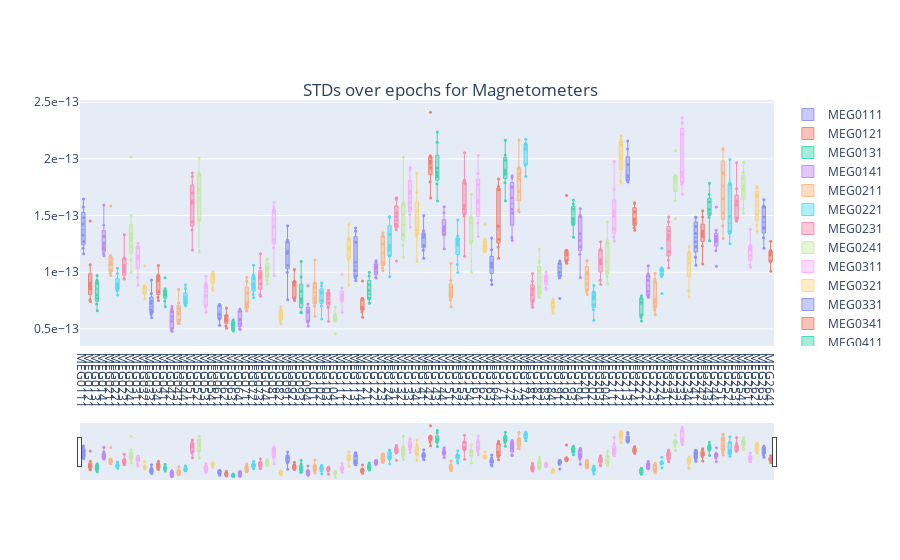

The code cell stored with this chart in its notebook:
### Code cell
fig_mags_std_epoch=boxplot_std_channel_epoch_hovering_plotly(df_mg=df_std_mags, tit='Magnetometers', sid='1')

### Figure 1 — Plotly figure (JSON) as saved in the notebook; plotly's stock layout.template omitted (floating-point values rounded to 4 significant figures)
{"data": [{"boxpoints": "all", "hovertemplate": "Epoch: %{text}<br>STD: %{y: .0f}", "line": {"width": 1}, "marker": {"size": 3}, "name": "MEG0111", "opacity": 0.7, "pointpos": 0, "text": [0, 1, 2, 3, 4, 5, 6, 7], "type": "box", "y": [1.325e-13, 1.163e-13, 1.271e-13, 1.577e-13, 1.646e-13, 1.426e-13, 1.211e-13, 1.48e-13]}, {"boxpoints": "all", "hovertemplate": "Epoch: %{text}<br>STD: %{y: .0f}", "line": {"width": 1}, "marker": {"size": 3}, "name": "MEG0121", "opacity": 0.7, "pointpos": 0, "text": [0, 1, 2, 3, 4, 5, 6, 7], "type": "box", "y": [8.536e-14, 9.043e-14, 7.563e-14, 1.451e-13, 8.87e-14, 7.408e-14, 8.787e-14, 1.067e-13]}, {"boxpoints": "all", "hovertemplate": "Epoch: %{text}<br>STD: %{y: .0f}", "line": {"width": 1}, "marker": {"size": 3}, "name": "MEG0131", "opacity": 0.7, "pointpos": 0, "text": [0, 1, 2, 3, 4, 5, 6, 7], "type": "box", "y": [7.684e-14, 7.207e-14, 7.998e-14, 9.715e-14, 9.027e-14, 6.609e-14, 9.048e-14, 9.299e-14]}, {"boxpoints": "all", "hovertemplate": "Epoch: %{text}<br>STD: %{y: .0f}", "line": {"width": 1}, "marker": {"size": 3}, "name": "MEG0141", "opacity": 0.7, "pointpos": 0, "text": [0, 1, 2, 3, 4, 5, 6, 7], "type": "box", "y": [1.203e-13, 1.166e-13, 1.146e-13, 1.593e-13, 1.256e-13, 1.317e-13, 1.214e-13, 1.417e-13]}, {"boxpoints": "all", "hovertemplate": "Epoch: %{text}<br>STD: %{y: .0f}", "line": {"width": 1}, "marker": {"size": 3}, "name": "MEG0211", "opacity": 0.7, "pointpos": 0, "text": [0, 1, 2, 3, 4, 5, 6, 7], "type": "box", "y": [1.068e-13, 9.906e-14, 1.13e-13, 9.713e-14, 1.015e-13, 1.147e-13, 1.088e-13, 1.585e-13]}, {"boxpoints": "all", "hovertemplate": "Epoch: %{text}<br>STD: %{y: .0f}", "line": {"width": 1}, "marker": {"size": 3}, "name": "MEG0221", "opacity": 0.7, "pointpos": 0, "text": [0, 1, 2, 3, 4, 5, 6, 7], "type": "box", "y": [8.878e-14, 8.584e-14, 8.981e-14, 7.983e-14, 8.372e-14, 1.036e-13, 8.635e-14, 9.883e-14]}, {"boxpoints": "all", "hovertemplate": "Epoch: %{text}<br>STD: %{y: .0f}", "line": {"width": 1}, "marker": {"size": 3}, "name": "MEG0231", "opacity": 0.7, "pointpos": 0, "text": [0, 1, 2, 3, 4, 5, 6, 7], "type": "box", "y": [1.126e-13, 9.422e-14, 1.004e-13, 9.406e-14, 1.061e-13, 1.027e-13, 1.118e-13, 1.33e-13]}, {"boxpoints": "all", "hovertemplate": "Epoch: %{text}<br>STD: %{y: .0f}", "line": {"width": 1}, "marker": {"size": 3}, "name": "MEG0241", "opacity": 0.7, "pointpos": 0, "text": [0, 1, 2, 3, 4, 5, 6, 7], "type": "box", "y": [1.5e-13, 9.996e-14, 1.11e-13, 1.226e-13, 1.307e-13, 1.28e-13, 1.339e-13, 2.018e-13]}, {"boxpoints": "all", "hovertemplate": "Epoch: %{text}<br>STD: %{y: .0f}", "line": {"width": 1}, "marker": {"size": 3}, "name": "MEG0311", "opacity": 0.7, "pointpos": 0, "text": [0, 1, 2, 3, 4, 5, 6, 7], "type": "box", "y": [1.116e-13, 8.864e-14, 1.141e-13, 1.126e-13, 1.216e-13, 1.256e-13, 9.542e-14, 1.232e-13]}, {"boxpoints": "all", "hovertemplate": "Epoch: %{text}<br>STD: %{y: .0f}", "line": {"width": 1}, "marker": {"size": 3}, "name": "MEG0321", "opacity": 0.7, "pointpos": 0, "text": [0, 1, 2, 3, 4, 5, 6, 7], "type": "box", "y": [8.184e-14, 7.652e-14, 8.605e-14, 8.831e-14, 8.096e-14, 1.054e-13, 8.73e-14, 8.595e-14]}, {"boxpoints": "all", "hovertemplate": "Epoch: %{text}<br>STD: %{y: .0f}", "line": {"width": 1}, "marker": {"size": 3}, "name": "MEG0331", "opacity": 0.7, "pointpos": 0, "text": [0, 1, 2, 3, 4, 5, 6, 7], "type": "box", "y": [6.688e-14, 6.301e-14, 6.003e-14, 7.491e-14, 6.496e-14, 8.133e-14, 7.262e-14, 9.319e-14]}, {"boxpoints": "all", "hovertemplate": "Epoch: %{text}<br>STD: %{y: .0f}", "line": {"width": 1}, "marker": {"size": 3}, "name": "MEG0341", "opacity": 0.7, "pointpos": 0, "text": [0, 1, 2, 3, 4, 5, 6, 7], "type": "box", "y": [8.301e-14, 7.77e-14, 9.759e-14, 9.451e-14, 7.501e-14, 1.06e-13, 9.261e-14, 9.672e-14]}, {"boxpoints": "all", "hovertemplate": "Epoch: %{text}<br>STD: %{y: .0f}", "line": {"width": 1}, "marker": {"size": 3}, "name": "MEG0411", "opacity": 0.7, "pointpos": 0, "text": [0, 1, 2, 3, 4, 5, 6, 7], "type": "box", "y": [8.193e-14, 8.327e-14, 7.451e-14, 8.005e-14, 6.957e-14, 9.523e-14, 7.964e-14, 8.539e-14]}, {"boxpoints": "all", "hovertemplate": "Epoch: %{text}<br>STD: %{y: .0f}", "line": {"width": 1}, "marker": {"size": 3}, "name": "MEG0421", "opacity": 0.7, "pointpos": 0, "text": [0, 1, 2, 3, 4, 5, 6, 7], "type": "box", "y": [5.681e-14, 4.899e-14, 5.056e-14, 6.778e-14, 4.785e-14, 6.493e-14, 6.061e-14, 6.977e-14]}, {"boxpoints": "all", "hovertemplate": "Epoch: %{text}<br>STD: %{y: .0f}", "line": {"width": 1}, "marker": {"size": 3}, "name": "MEG0431", "opacity": 0.7, "pointpos": 0, "text": [0, 1, 2, 3, 4, 5, 6, 7], "type": "box", "y": [7.286e-14, 5.475e-14, 5.782e-14, 6.326e-14, 5.487e-14, 6.806e-14, 6.783e-14, 8.497e-14]}, {"boxpoints": "all", "hovertemplate": "Epoch: %{text}<br>STD: %{y: .0f}", "line": {"width": 1}, "marker": {"size": 3}, "name": "MEG0441", "opacity": 0.7, "pointpos": 0, "text": [0, 1, 2, 3, 4, 5, 6, 7], "type": "box", "y": [7.332e-14, 8.558e-14, 7.14e-14, 7.277e-14, 7.769e-14, 7.549e-14, 7.051e-14, 8.895e-14]}, {"boxpoints": "all", "hovertemplate": "Epoch: %{text}<br>STD: %{y: .0f}", "line": {"width": 1}, "marker": {"size": 3}, "name": "MEG0511", "opacity": 0.7, "pointpos": 0, "text": [0, 1, 2, 3, 4, 5, 6, 7], "type": "box", "y": [1.373e-13, 1.196e-13, 1.876e-13, 1.697e-13, 1.609e-13, 1.631e-13, 1.444e-13, 1.844e-13]}, {"boxpoints": "all", "hovertemplate": "Epoch: %{text}<br>STD: %{y: .0f}", "line": {"width": 1}, "marker": {"size": 3}, "name": "MEG0521", "opacity": 0.7, "pointpos": 0, "text": [0, 1, 2, 3, 4, 5, 6, 7], "type": "box", "y": [1.458e-13, 1.179e-13, 2.008e-13, 1.858e-13, 1.656e-13, 1.728e-13, 1.456e-13, 1.876e-13]}, {"boxpoints": "all", "hovertemplate": "Epoch: %{text}<br>STD: %{y: .0f}", "line": {"width": 1}, "marker": {"size": 3}, "name": "MEG0531", "opacity": 0.7, "pointpos": 0, "text": [0, 1, 2, 3, 4, 5, 6, 7], "type": "box", "y": [7.929e-14, 6.971e-14, 9.648e-14, 8.785e-14, 9.018e-14, 7.073e-14, 6.476e-14, 8.676e-14]}, {"boxpoints": "all", "hovertemplate": "Epoch: %{text}<br>STD: %{y: .0f}", "line": {"width": 1}, "marker": {"size": 3}, "name": "MEG0541", "opacity": 0.7, "pointpos": 0, "text": [0, 1, 2, 3, 4, 5, 6, 7], "type": "box", "y": [1.001e-13, 8.405e-14, 9.955e-14, 9.46e-14, 9.76e-14, 8.578e-14, 9.782e-14, 9.875e-14]}, {"boxpoints": "all", "hovertemplate": "Epoch: %{text}<br>STD: %{y: .0f}", "line": {"width": 1}, "marker": {"size": 3}, "name": "MEG0611", "opacity": 0.7, "pointpos": 0, "text": [0, 1, 2, 3, 4, 5, 6, 7], "type": "box", "y": [5.958e-14, 5.326e-14, 5.88e-14, 7.046e-14, 7.131e-14, 6.265e-14, 7.153e-14, 6.289e-14]}, {"boxpoints": "all", "hovertemplate": "Epoch: %{text}<br>STD: %{y: .0f}", "line": {"width": 1}, "marker": {"size": 3}, "name": "MEG0621", "opacity": 0.7, "pointpos": 0, "text": [0, 1, 2, 3, 4, 5, 6, 7], "type": "box", "y": [5.748e-14, 5.056e-14, 6.203e-14, 6.047e-14, 6.209e-14, 6.844e-14, 5.261e-14, 5.788e-14]}, {"boxpoints": "all", "hovertemplate": "Epoch: %{text}<br>STD: %{y: .0f}", "line": {"width": 1}, "marker": {"size": 3}, "name": "MEG0631", "opacity": 0.7, "pointpos": 0, "text": [0, 1, 2, 3, 4, 5, 6, 7], "type": "box", "y": [4.82e-14, 5.72e-14, 5.533e-14, 4.925e-14, 5.123e-14, 5.403e-14, 5.816e-14, 4.922e-14]}, {"boxpoints": "all", "hovertemplate": "Epoch: %{text}<br>STD: %{y: .0f}", "line": {"width": 1}, "marker": {"size": 3}, "name": "MEG0641", "opacity": 0.7, "pointpos": 0, "text": [0, 1, 2, 3, 4, 5, 6, 7], "type": "box", "y": [4.957e-14, 5.425e-14, 5.754e-14, 6.58e-14, 6.6e-14, 5.002e-14, 5.854e-14, 6.764e-14]}, {"boxpoints": "all", "hovertemplate": "Epoch: %{text}<br>STD: %{y: .0f}", "line": {"width": 1}, "marker": {"size": 3}, "name": "MEG0711", "opacity": 0.7, "pointpos": 0, "text": [0, 1, 2, 3, 4, 5, 6, 7], "type": "box", "y": [7.312e-14, 6.61e-14, 8.188e-14, 6.992e-14, 6.603e-14, 7.021e-14, 9.565e-14, 9.202e-14]}, {"boxpoints": "all", "hovertemplate": "Epoch: %{text}<br>STD: %{y: .0f}", "line": {"width": 1}, "marker": {"size": 3}, "name": "MEG0721", "opacity": 0.7, "pointpos": 0, "text": [0, 1, 2, 3, 4, 5, 6, 7], "type": "box", "y": [7.745e-14, 8.985e-14, 8.031e-14, 8.639e-14, 8.808e-14, 9.762e-14, 1.061e-13, 9.447e-14]}, {"boxpoints": "all", "hovertemplate": "Epoch: %{text}<br>STD: %{y: .0f}", "line": {"width": 1}, "marker": {"size": 3}, "name": "MEG0731", "opacity": 0.7, "pointpos": 0, "text": [0, 1, 2, 3, 4, 5, 6, 7], "type": "box", "y": [8.007e-14, 7.884e-14, 9.638e-14, 1.037e-13, 8.99e-14, 9.466e-14, 1.163e-13, 9.886e-14]}, {"boxpoints": "all", "hovertemplate": "Epoch: %{text}<br>STD: %{y: .0f}", "line": {"width": 1}, "marker": {"size": 3}, "name": "MEG0741", "opacity": 0.7, "pointpos": 0, "text": [0, 1, 2, 3, 4, 5, 6, 7], "type": "box", "y": [8.959e-14, 1.009e-13, 1.038e-13, 9.741e-14, 1.043e-13, 9.289e-14, 1.119e-13, 1.115e-13]}, {"boxpoints": "all", "hovertemplate": "Epoch: %{text}<br>STD: %{y: .0f}", "line": {"width": 1}, "marker": {"size": 3}, "name": "MEG0811", "opacity": 0.7, "pointpos": 0, "text": [0, 1, 2, 3, 4, 5, 6, 7], "type": "box", "y": [1.282e-13, 9.707e-14, 1.572e-13, 1.536e-13, 1.403e-13, 1.526e-13, 1.216e-13, 1.615e-13]}, {"boxpoints": "all", "hovertemplate": "Epoch: %{text}<br>STD: %{y: .0f}", "line": {"width": 1}, "marker": {"size": 3}, "name": "MEG0821", "opacity": 0.7, "pointpos": 0, "text": [0, 1, 2, 3, 4, 5, 6, 7], "type": "box", "y": [6.567e-14, 5.484e-14, 6.276e-14, 6.702e-14, 6.059e-14, 5.947e-14, 5.682e-14, 6.946e-14]}, {"boxpoints": "all", "hovertemplate": "Epoch: %{text}<br>STD: %{y: .0f}", "line": {"width": 1}, "marker": {"size": 3}, "name": "MEG0911", "opacity": 0.7, "pointpos": 0, "text": [0, 1, 2, 3, 4, 5, 6, 7], "type": "box", "y": [1.061e-13, 7.571e-14, 1.264e-13, 1.285e-13, 1.166e-13, 1.184e-13, 1.001e-13, 1.411e-13]}, {"boxpoints": "all", "hovertemplate": "Epoch: %{text}<br>STD: %{y: .0f}", "line": {"width": 1}, "marker": {"size": 3}, "name": "MEG0921", "opacity": 0.7, "pointpos": 0, "text": [0, 1, 2, 3, 4, 5, 6, 7], "type": "box", "y": [7.73e-14, 7.502e-14, 7.685e-14, 9.16e-14, 9.206e-14, 8.842e-14, 9.097e-14, 1.024e-13]}, {"boxpoints": "all", "hovertemplate": "Epoch: %{text}<br>STD: %{y: .0f}", "line": {"width": 1}, "marker": {"size": 3}, "name": "MEG0931", "opacity": 0.7, "pointpos": 0, "text": [0, 1, 2, 3, 4, 5, 6, 7], "type": "box", "y": [8.291e-14, 6.44e-14, 9.589e-14, 7.688e-14, 7.501e-14, 6.455e-14, 7.322e-14, 1.097e-13]}, {"boxpoints": "all", "hovertemplate": "Epoch: %{text}<br>STD: %{y: .0f}", "line": {"width": 1}, "marker": {"size": 3}, "name": "MEG0941", "opacity": 0.7, "pointpos": 0, "text": [0, 1, 2, 3, 4, 5, 6, 7], "type": "box", "y": [6.465e-14, 5.254e-14, 6.639e-14, 7.192e-14, 5.641e-14, 6.523e-14, 5.682e-14, 8.806e-14]}, {"boxpoints": "all", "hovertemplate": "Epoch: %{text}<br>STD: %{y: .0f}", "line": {"width": 1}, "marker": {"size": 3}, "name": "MEG1011", "opacity": 0.7, "pointpos": 0, "text": [0, 1, 2, 3, 4, 5, 6, 7], "type": "box", "y": [7.425e-14, 6.123e-14, 7.019e-14, 1.109e-13, 7.724e-14, 9.018e-14, 8.684e-14, 9.065e-14]}, {"boxpoints": "all", "hovertemplate": "Epoch: %{text}<br>STD: %{y: .0f}", "line": {"width": 1}, "marker": {"size": 3}, "name": "MEG1021", "opacity": 0.7, "pointpos": 0, "text": [0, 1, 2, 3, 4, 5, 6, 7], "type": "box", "y": [7.492e-14, 5.879e-14, 8.172e-14, 8.797e-14, 7.013e-14, 9.079e-14, 8.187e-14, 8.266e-14]}, {"boxpoints": "all", "hovertemplate": "Epoch: %{text}<br>STD: %{y: .0f}", "line": {"width": 1}, "marker": {"size": 3}, "name": "MEG1031", "opacity": 0.7, "pointpos": 0, "text": [0, 1, 2, 3, 4, 5, 6, 7], "type": "box", "y": [8.011e-14, 5.68e-14, 7.635e-14, 8.382e-14, 7.275e-14, 8.383e-14, 6.903e-14, 8.092e-14]}, {"boxpoints": "all", "hovertemplate": "Epoch: %{text}<br>STD: %{y: .0f}", "line": {"width": 1}, "marker": {"size": 3}, "name": "MEG1041", "opacity": 0.7, "pointpos": 0, "text": [0, 1, 2, 3, 4, 5, 6, 7], "type": "box", "y": [6.256e-14, 5.853e-14, 4.576e-14, 6.272e-14, 5.893e-14, 5.843e-14, 5.699e-14, 6.921e-14]}, {"boxpoints": "all", "hovertemplate": "Epoch: %{text}<br>STD: %{y: .0f}", "line": {"width": 1}, "marker": {"size": 3}, "name": "MEG1111", "opacity": 0.7, "pointpos": 0, "text": [0, 1, 2, 3, 4, 5, 6, 7], "type": "box", "y": [8.617e-14, 6.474e-14, 8.017e-14, 9.819e-14, 7.548e-14, 7.527e-14, 7.462e-14, 7.773e-14]}, {"boxpoints": "all", "hovertemplate": "Epoch: %{text}<br>STD: %{y: .0f}", "line": {"width": 1}, "marker": {"size": 3}, "name": "MEG1121", "opacity": 0.7, "pointpos": 0, "text": [0, 1, 2, 3, 4, 5, 6, 7], "type": "box", "y": [1.219e-13, 8.866e-14, 1.303e-13, 1.422e-13, 1.198e-13, 1.112e-13, 1.131e-13, 1.286e-13]}, {"boxpoints": "all", "hovertemplate": "Epoch: %{text}<br>STD: %{y: .0f}", "line": {"width": 1}, "marker": {"size": 3}, "name": "MEG1131", "opacity": 0.7, "pointpos": 0, "text": [0, 1, 2, 3, 4, 5, 6, 7], "type": "box", "y": [1.016e-13, 9.273e-14, 1.264e-13, 1.391e-13, 1.087e-13, 9.688e-14, 9.512e-14, 1.363e-13]}, {"boxpoints": "all", "hovertemplate": "Epoch: %{text}<br>STD: %{y: .0f}", "line": {"width": 1}, "marker": {"size": 3}, "name": "MEG1141", "opacity": 0.7, "pointpos": 0, "text": [0, 1, 2, 3, 4, 5, 6, 7], "type": "box", "y": [7.707e-14, 6.024e-14, 6.914e-14, 9.234e-14, 6.848e-14, 6.488e-14, 6.808e-14, 7.593e-14]}, {"boxpoints": "all", "hovertemplate": "Epoch: %{text}<br>STD: %{y: .0f}", "line": {"width": 1}, "marker": {"size": 3}, "name": "MEG1211", "opacity": 0.7, "pointpos": 0, "text": [0, 1, 2, 3, 4, 5, 6, 7], "type": "box", "y": [7.262e-14, 8.891e-14, 8.416e-14, 9.668e-14, 1.001e-13, 7.643e-14, 7.678e-14, 7.697e-14]}, {"boxpoints": "all", "hovertemplate": "Epoch: %{text}<br>STD: %{y: .0f}", "line": {"width": 1}, "marker": {"size": 3}, "name": "MEG1221", "opacity": 0.7, "pointpos": 0, "text": [0, 1, 2, 3, 4, 5, 6, 7], "type": "box", "y": [1.05e-13, 9.488e-14, 1.003e-13, 1.032e-13, 1.059e-13, 1.101e-13, 9.535e-14, 1.089e-13]}, {"boxpoints": "all", "hovertemplate": "Epoch: %{text}<br>STD: %{y: .0f}", "line": {"width": 1}, "marker": {"size": 3}, "name": "MEG1231", "opacity": 0.7, "pointpos": 0, "text": [0, 1, 2, 3, 4, 5, 6, 7], "type": "box", "y": [1.079e-13, 1.04e-13, 1.346e-13, 1.322e-13, 1.249e-13, 1.013e-13, 1.089e-13, 1.317e-13]}, {"boxpoints": "all", "hovertemplate": "Epoch: %{text}<br>STD: %{y: .0f}", "line": {"width": 1}, "marker": {"size": 3}, "name": "MEG1241", "opacity": 0.7, "pointpos": 0, "text": [0, 1, 2, 3, 4, 5, 6, 7], "type": "box", "y": [1.237e-13, 9.593e-14, 1.492e-13, 1.335e-13, 1.201e-13, 1.146e-13, 1.147e-13, 1.484e-13]}, {"boxpoints": "all", "hovertemplate": "Epoch: %{text}<br>STD: %{y: .0f}", "line": {"width": 1}, "marker": {"size": 3}, "name": "MEG1311", "opacity": 0.7, "pointpos": 0, "text": [0, 1, 2, 3, 4, 5, 6, 7], "type": "box", "y": [1.424e-13, 1.098e-13, 1.494e-13, 1.641e-13, 1.375e-13, 1.528e-13, 1.41e-13, 1.658e-13]}, {"boxpoints": "all", "hovertemplate": "Epoch: %{text}<br>STD: %{y: .0f}", "line": {"width": 1}, "marker": {"size": 3}, "name": "MEG1321", "opacity": 0.7, "pointpos": 0, "text": [0, 1, 2, 3, 4, 5, 6, 7], "type": "box", "y": [1.51e-13, 1.238e-13, 1.328e-13, 1.598e-13, 1.333e-13, 1.616e-13, 1.133e-13, 2.016e-13]}, {"boxpoints": "all", "hovertemplate": "Epoch: %{text}<br>STD: %{y: .0f}", "line": {"width": 1}, "marker": {"size": 3}, "name": "MEG1331", "opacity": 0.7, "pointpos": 0, "text": [0, 1, 2, 3, 4, 5, 6, 7], "type": "box", "y": [1.695e-13, 1.618e-13, 1.508e-13, 1.904e-13, 1.717e-13, 1.564e-13, 1.396e-13, 1.925e-13]}, {"boxpoints": "all", "hovertemplate": "Epoch: %{text}<br>STD: %{y: .0f}", "line": {"width": 1}, "marker": {"size": 3}, "name": "MEG1341", "opacity": 0.7, "pointpos": 0, "text": [0, 1, 2, 3, 4, 5, 6, 7], "type": "box", "y": [1.383e-13, 1.095e-13, 1.541e-13, 1.703e-13, 1.34e-13, 1.373e-13, 1.319e-13, 1.874e-13]}, {"boxpoints": "all", "hovertemplate": "Epoch: %{text}<br>STD: %{y: .0f}", "line": {"width": 1}, "marker": {"size": 3}, "name": "MEG1411", "opacity": 0.7, "pointpos": 0, "text": [0, 1, 2, 3, 4, 5, 6, 7], "type": "box", "y": [1.194e-13, 1.367e-13, 1.236e-13, 1.501e-13, 1.328e-13, 1.122e-13, 1.308e-13, 1.319e-13]}, {"boxpoints": "all", "hovertemplate": "Epoch: %{text}<br>STD: %{y: .0f}", "line": {"width": 1}, "marker": {"size": 3}, "name": "MEG1421", "opacity": 0.7, "pointpos": 0, "text": [0, 1, 2, 3, 4, 5, 6, 7], "type": "box", "y": [1.654e-13, 1.982e-13, 2.013e-13, 2.411e-13, 1.798e-13, 2.027e-13, 1.923e-13, 1.96e-13]}, {"boxpoints": "all", "hovertemplate": "Epoch: %{text}<br>STD: %{y: .0f}", "line": {"width": 1}, "marker": {"size": 3}, "name": "MEG1431", "opacity": 0.7, "pointpos": 0, "text": [0, 1, 2, 3, 4, 5, 6, 7], "type": "box", "y": [1.628e-13, 1.853e-13, 1.917e-13, 2.238e-13, 1.882e-13, 2.148e-13, 1.779e-13, 1.844e-13]}, {"boxpoints": "all", "hovertemplate": "Epoch: %{text}<br>STD: %{y: .0f}", "line": {"width": 1}, "marker": {"size": 3}, "name": "MEG1441", "opacity": 0.7, "pointpos": 0, "text": [0, 1, 2, 3, 4, 5, 6, 7], "type": "box", "y": [1.334e-13, 1.365e-13, 1.208e-13, 1.331e-13, 1.525e-13, 1.396e-13, 1.403e-13, 1.578e-13]}, {"boxpoints": "all", "hovertemplate": "Epoch: %{text}<br>STD: %{y: .0f}", "line": {"width": 1}, "marker": {"size": 3}, "name": "MEG1511", "opacity": 0.7, "pointpos": 0, "text": [0, 1, 2, 3, 4, 5, 6, 7], "type": "box", "y": [8.671e-14, 7.558e-14, 8.042e-14, 6.967e-14, 1.08e-13, 8.396e-14, 7.86e-14, 9.259e-14]}, {"boxpoints": "all", "hovertemplate": "Epoch: %{text}<br>STD: %{y: .0f}", "line": {"width": 1}, "marker": {"size": 3}, "name": "MEG1521", "opacity": 0.7, "pointpos": 0, "text": [0, 1, 2, 3, 4, 5, 6, 7], "type": "box", "y": [1.283e-13, 9.972e-14, 1.284e-13, 1.258e-13, 1.32e-13, 1.242e-13, 1.069e-13, 1.462e-13]}, {"boxpoints": "all", "hovertemplate": "Epoch: %{text}<br>STD: %{y: .0f}", "line": {"width": 1}, "marker": {"size": 3}, "name": "MEG1531", "opacity": 0.7, "pointpos": 0, "text": [0, 1, 2, 3, 4, 5, 6, 7], "type": "box", "y": [1.523e-13, 1.59e-13, 1.496e-13, 1.558e-13, 1.141e-13, 1.786e-13, 1.811e-13, 2.054e-13]}, {"boxpoints": "all", "hovertemplate": "Epoch: %{text}<br>STD: %{y: .0f}", "line": {"width": 1}, "marker": {"size": 3}, "name": "MEG1541", "opacity": 0.7, "pointpos": 0, "text": [0, 1, 2, 3, 4, 5, 6, 7], "type": "box", "y": [1.437e-13, 1.255e-13, 1.276e-13, 1.434e-13, 1.001e-13, 1.492e-13, 1.476e-13, 1.689e-13]}, {"boxpoints": "all", "hovertemplate": "Epoch: %{text}<br>STD: %{y: .0f}", "line": {"width": 1}, "marker": {"size": 3}, "name": "MEG1611", "opacity": 0.7, "pointpos": 0, "text": [0, 1, 2, 3, 4, 5, 6, 7], "type": "box", "y": [1.435e-13, 1.315e-13, 1.611e-13, 1.774e-13, 1.632e-13, 1.872e-13, 1.554e-13, 2.029e-13]}, {"boxpoints": "all", "hovertemplate": "Epoch: %{text}<br>STD: %{y: .0f}", "line": {"width": 1}, "marker": {"size": 3}, "name": "MEG1621", "opacity": 0.7, "pointpos": 0, "text": [0, 1, 2, 3, 4, 5, 6, 7], "type": "box", "y": [1.258e-13, 1.236e-13, 1.198e-13, 1.423e-13, 1.184e-13, 1.202e-13, 1.18e-13, 1.293e-13]}, {"boxpoints": "all", "hovertemplate": "Epoch: %{text}<br>STD: %{y: .0f}", "line": {"width": 1}, "marker": {"size": 3}, "name": "MEG1631", "opacity": 0.7, "pointpos": 0, "text": [0, 1, 2, 3, 4, 5, 6, 7], "type": "box", "y": [9.318e-14, 1.051e-13, 1.081e-13, 1.303e-13, 8.921e-14, 1.078e-13, 1.046e-13, 1.199e-13]}, {"boxpoints": "all", "hovertemplate": "Epoch: %{text}<br>STD: %{y: .0f}", "line": {"width": 1}, "marker": {"size": 3}, "name": "MEG1641", "opacity": 0.7, "pointpos": 0, "text": [0, 1, 2, 3, 4, 5, 6, 7], "type": "box", "y": [1.223e-13, 1.291e-13, 1.407e-13, 1.823e-13, 1.405e-13, 1.728e-13, 1.124e-13, 1.756e-13]}, {"boxpoints": "all", "hovertemplate": "Epoch: %{text}<br>STD: %{y: .0f}", "line": {"width": 1}, "marker": {"size": 3}, "name": "MEG1711", "opacity": 0.7, "pointpos": 0, "text": [0, 1, 2, 3, 4, 5, 6, 7], "type": "box", "y": [1.88e-13, 1.789e-13, 1.988e-13, 1.865e-13, 1.632e-13, 2.034e-13, 1.901e-13, 2.165e-13]}, {"boxpoints": "all", "hovertemplate": "Epoch: %{text}<br>STD: %{y: .0f}", "line": {"width": 1}, "marker": {"size": 3}, "name": "MEG1721", "opacity": 0.7, "pointpos": 0, "text": [0, 1, 2, 3, 4, 5, 6, 7], "type": "box", "y": [1.85e-13, 1.306e-13, 1.555e-13, 1.75e-13, 1.523e-13, 1.656e-13, 1.279e-13, 1.833e-13]}, {"boxpoints": "all", "hovertemplate": "Epoch: %{text}<br>STD: %{y: .0f}", "line": {"width": 1}, "marker": {"size": 3}, "name": "MEG1731", "opacity": 0.7, "pointpos": 0, "text": [0, 1, 2, 3, 4, 5, 6, 7], "type": "box", "y": [2.166e-13, 1.549e-13, 1.866e-13, 1.823e-13, 1.925e-13, 1.913e-13, 1.534e-13, 1.712e-13]}, {"boxpoints": "all", "hovertemplate": "Epoch: %{text}<br>STD: %{y: .0f}", "line": {"width": 1}, "marker": {"size": 3}, "name": "MEG1741", "opacity": 0.7, "pointpos": 0, "text": [0, 1, 2, 3, 4, 5, 6, 7], "type": "box", "y": [1.942e-13, 2.085e-13, 2.135e-13, 2.174e-13, 1.845e-13, 1.954e-13, 2.092e-13, 2.124e-13]}, {"boxpoints": "all", "hovertemplate": "Epoch: %{text}<br>STD: %{y: .0f}", "line": {"width": 1}, "marker": {"size": 3}, "name": "MEG1811", "opacity": 0.7, "pointpos": 0, "text": [0, 1, 2, 3, 4, 5, 6, 7], "type": "box", "y": [7.161e-14, 8.564e-14, 8.018e-14, 9.202e-14, 8.458e-14, 7.53e-14, 6.905e-14, 9.898e-14]}, {"boxpoints": "all", "hovertemplate": "Epoch: %{text}<br>STD: %{y: .0f}", "line": {"width": 1}, "marker": {"size": 3}, "name": "MEG1821", "opacity": 0.7, "pointpos": 0, "text": [0, 1, 2, 3, 4, 5, 6, 7], "type": "box", "y": [1.009e-13, 8.719e-14, 7.854e-14, 8.515e-14, 8.257e-14, 1.093e-13, 7.768e-14, 1.206e-13]}, {"boxpoints": "all", "hovertemplate": "Epoch: %{text}<br>STD: %{y: .0f}", "line": {"width": 1}, "marker": {"size": 3}, "name": "MEG1831", "opacity": 0.7, "pointpos": 0, "text": [0, 1, 2, 3, 4, 5, 6, 7], "type": "box", "y": [8.63e-14, 8.497e-14, 9.457e-14, 9.306e-14, 9.989e-14, 9.237e-14, 9.637e-14, 9.709e-14]}, {"boxpoints": "all", "hovertemplate": "Epoch: %{text}<br>STD: %{y: .0f}", "line": {"width": 1}, "marker": {"size": 3}, "name": "MEG1841", "opacity": 0.7, "pointpos": 0, "text": [0, 1, 2, 3, 4, 5, 6, 7], "type": "box", "y": [7.641e-14, 6.391e-14, 7.295e-14, 6.594e-14, 7.314e-14, 7.403e-14, 6.925e-14, 7.462e-14]}, {"boxpoints": "all", "hovertemplate": "Epoch: %{text}<br>STD: %{y: .0f}", "line": {"width": 1}, "marker": {"size": 3}, "name": "MEG1911", "opacity": 0.7, "pointpos": 0, "text": [0, 1, 2, 3, 4, 5, 6, 7], "type": "box", "y": [1.078e-13, 7.676e-14, 9.48e-14, 1.08e-13, 9.708e-14, 9.995e-14, 1.099e-13, 1.079e-13]}, {"boxpoints": "all", "hovertemplate": "Epoch: %{text}<br>STD: %{y: .0f}", "line": {"width": 1}, "marker": {"size": 3}, "name": "MEG1921", "opacity": 0.7, "pointpos": 0, "text": [0, 1, 2, 3, 4, 5, 6, 7], "type": "box", "y": [1.152e-13, 1.079e-13, 1.166e-13, 1.195e-13, 1.678e-13, 1.091e-13, 1.191e-13, 1.105e-13]}, {"boxpoints": "all", "hovertemplate": "Epoch: %{text}<br>STD: %{y: .0f}", "line": {"width": 1}, "marker": {"size": 3}, "name": "MEG1931", "opacity": 0.7, "pointpos": 0, "text": [0, 1, 2, 3, 4, 5, 6, 7], "type": "box", "y": [1.602e-13, 1.419e-13, 1.308e-13, 1.425e-13, 1.637e-13, 1.474e-13, 1.444e-13, 1.558e-13]}, {"boxpoints": "all", "hovertemplate": "Epoch: %{text}<br>STD: %{y: .0f}", "line": {"width": 1}, "marker": {"size": 3}, "name": "MEG1941", "opacity": 0.7, "pointpos": 0, "text": [0, 1, 2, 3, 4, 5, 6, 7], "type": "box", "y": [1.282e-13, 9.528e-14, 1.226e-13, 1.503e-13, 1.339e-13, 1.561e-13, 1.159e-13, 1.487e-13]}, {"boxpoints": "all", "hovertemplate": "Epoch: %{text}<br>STD: %{y: .0f}", "line": {"width": 1}, "marker": {"size": 3}, "name": "MEG2011", "opacity": 0.7, "pointpos": 0, "text": [0, 1, 2, 3, 4, 5, 6, 7], "type": "box", "y": [8.45e-14, 8.31e-14, 8.993e-14, 9.842e-14, 1.1e-13, 1e-13, 8.042e-14, 1.102e-13]}, {"boxpoints": "all", "hovertemplate": "Epoch: %{text}<br>STD: %{y: .0f}", "line": {"width": 1}, "marker": {"size": 3}, "name": "MEG2021", "opacity": 0.7, "pointpos": 0, "text": [0, 1, 2, 3, 4, 5, 6, 7], "type": "box", "y": [8.296e-14, 6.683e-14, 7.876e-14, 8.82e-14, 7.655e-14, 7.121e-14, 5.77e-14, 8.162e-14]}, {"boxpoints": "all", "hovertemplate": "Epoch: %{text}<br>STD: %{y: .0f}", "line": {"width": 1}, "marker": {"size": 3}, "name": "MEG2031", "opacity": 0.7, "pointpos": 0, "text": [0, 1, 2, 3, 4, 5, 6, 7], "type": "box", "y": [1.203e-13, 8.924e-14, 1.089e-13, 1.076e-13, 1.197e-13, 1.11e-13, 9.285e-14, 1.269e-13]}, {"boxpoints": "all", "hovertemplate": "Epoch: %{text}<br>STD: %{y: .0f}", "line": {"width": 1}, "marker": {"size": 3}, "name": "MEG2041", "opacity": 0.7, "pointpos": 0, "text": [0, 1, 2, 3, 4, 5, 6, 7], "type": "box", "y": [1.087e-13, 9.652e-14, 1.002e-13, 1.244e-13, 1.444e-13, 8.977e-14, 1.008e-13, 1.283e-13]}, {"boxpoints": "all", "hovertemplate": "Epoch: %{text}<br>STD: %{y: .0f}", "line": {"width": 1}, "marker": {"size": 3}, "name": "MEG2111", "opacity": 0.7, "pointpos": 0, "text": [0, 1, 2, 3, 4, 5, 6, 7], "type": "box", "y": [1.73e-13, 1.308e-13, 1.383e-13, 1.493e-13, 1.978e-13, 1.53e-13, 1.275e-13, 1.543e-13]}, {"boxpoints": "all", "hovertemplate": "Epoch: %{text}<br>STD: %{y: .0f}", "line": {"width": 1}, "marker": {"size": 3}, "name": "MEG2121", "opacity": 0.7, "pointpos": 0, "text": [0, 1, 2, 3, 4, 5, 6, 7], "type": "box", "y": [2.12e-13, 2.031e-13, 2.202e-13, 2.002e-13, 2.17e-13, 2.144e-13, 1.788e-13, 1.808e-13]}, {"boxpoints": "all", "hovertemplate": "Epoch: %{text}<br>STD: %{y: .0f}", "line": {"width": 1}, "marker": {"size": 3}, "name": "MEG2131", "opacity": 0.7, "pointpos": 0, "text": [0, 1, 2, 3, 4, 5, 6, 7], "type": "box", "y": [1.855e-13, 1.797e-13, 2.158e-13, 2.087e-13, 1.809e-13, 1.952e-13, 1.84e-13, 1.815e-13]}, {"boxpoints": "all", "hovertemplate": "Epoch: %{text}<br>STD: %{y: .0f}", "line": {"width": 1}, "marker": {"size": 3}, "name": "MEG2141", "opacity": 0.7, "pointpos": 0, "text": [0, 1, 2, 3, 4, 5, 6, 7], "type": "box", "y": [1.432e-13, 1.393e-13, 1.37e-13, 1.612e-13, 1.468e-13, 1.452e-13, 1.607e-13, 1.532e-13]}, {"boxpoints": "all", "hovertemplate": "Epoch: %{text}<br>STD: %{y: .0f}", "line": {"width": 1}, "marker": {"size": 3}, "name": "MEG2211", "opacity": 0.7, "pointpos": 0, "text": [0, 1, 2, 3, 4, 5, 6, 7], "type": "box", "y": [7.259e-14, 6.03e-14, 5.693e-14, 7.682e-14, 7.729e-14, 7.929e-14, 6.249e-14, 7.367e-14]}, {"boxpoints": "all", "hovertemplate": "Epoch: %{text}<br>STD: %{y: .0f}", "line": {"width": 1}, "marker": {"size": 3}, "name": "MEG2221", "opacity": 0.7, "pointpos": 0, "text": [0, 1, 2, 3, 4, 5, 6, 7], "type": "box", "y": [8.326e-14, 7.958e-14, 7.935e-14, 9.293e-14, 9.65e-14, 9.867e-14, 7.79e-14, 1.056e-13]}, {"boxpoints": "all", "hovertemplate": "Epoch: %{text}<br>STD: %{y: .0f}", "line": {"width": 1}, "marker": {"size": 3}, "name": "MEG2231", "opacity": 0.7, "pointpos": 0, "text": [0, 1, 2, 3, 4, 5, 6, 7], "type": "box", "y": [9.378e-14, 6.669e-14, 7.033e-14, 9.103e-14, 7.59e-14, 7.378e-14, 6.266e-14, 9.911e-14]}, {"boxpoints": "all", "hovertemplate": "Epoch: %{text}<br>STD: %{y: .0f}", "line": {"width": 1}, "marker": {"size": 3}, "name": "MEG2241", "opacity": 0.7, "pointpos": 0, "text": [0, 1, 2, 3, 4, 5, 6, 7], "type": "box", "y": [9.617e-14, 8.132e-14, 1.033e-13, 1.212e-13, 1.024e-13, 9.825e-14, 1.008e-13, 1.04e-13]}, {"boxpoints": "all", "hovertemplate": "Epoch: %{text}<br>STD: %{y: .0f}", "line": {"width": 1}, "marker": {"size": 3}, "name": "MEG2311", "opacity": 0.7, "pointpos": 0, "text": [0, 1, 2, 3, 4, 5, 6, 7], "type": "box", "y": [1.489e-13, 1.041e-13, 1.445e-13, 1.363e-13, 1.181e-13, 1.329e-13, 1.108e-13, 1.29e-13]}, {"boxpoints": "all", "hovertemplate": "Epoch: %{text}<br>STD: %{y: .0f}", "line": {"width": 1}, "marker": {"size": 3}, "name": "MEG2321", "opacity": 0.7, "pointpos": 0, "text": [0, 1, 2, 3, 4, 5, 6, 7], "type": "box", "y": [2.074e-13, 1.473e-13, 1.795e-13, 1.63e-13, 1.85e-13, 1.844e-13, 1.841e-13, 1.823e-13]}, {"boxpoints": "all", "hovertemplate": "Epoch: %{text}<br>STD: %{y: .0f}", "line": {"width": 1}, "marker": {"size": 3}, "name": "MEG2331", "opacity": 0.7, "pointpos": 0, "text": [0, 1, 2, 3, 4, 5, 6, 7], "type": "box", "y": [2.318e-13, 1.688e-13, 1.882e-13, 1.8e-13, 2.363e-13, 2.218e-13, 1.775e-13, 1.847e-13]}, {"boxpoints": "all", "hovertemplate": "Epoch: %{text}<br>STD: %{y: .0f}", "line": {"width": 1}, "marker": {"size": 3}, "name": "MEG2341", "opacity": 0.7, "pointpos": 0, "text": [0, 1, 2, 3, 4, 5, 6, 7], "type": "box", "y": [1.179e-13, 7.837e-14, 1.131e-13, 1.083e-13, 1.119e-13, 1.228e-13, 8.357e-14, 1.172e-13]}, {"boxpoints": "all", "hovertemplate": "Epoch: %{text}<br>STD: %{y: .0f}", "line": {"width": 1}, "marker": {"size": 3}, "name": "MEG2411", "opacity": 0.7, "pointpos": 0, "text": [0, 1, 2, 3, 4, 5, 6, 7], "type": "box", "y": [1.226e-13, 1.061e-13, 1.133e-13, 1.403e-13, 1.484e-13, 1.344e-13, 1.269e-13, 1.485e-13]}, {"boxpoints": "all", "hovertemplate": "Epoch: %{text}<br>STD: %{y: .0f}", "line": {"width": 1}, "marker": {"size": 3}, "name": "MEG2421", "opacity": 0.7, "pointpos": 0, "text": [0, 1, 2, 3, 4, 5, 6, 7], "type": "box", "y": [1.347e-13, 1.314e-13, 1.073e-13, 1.363e-13, 1.488e-13, 1.329e-13, 1.231e-13, 1.542e-13]}, {"boxpoints": "all", "hovertemplate": "Epoch: %{text}<br>STD: %{y: .0f}", "line": {"width": 1}, "marker": {"size": 3}, "name": "MEG2431", "opacity": 0.7, "pointpos": 0, "text": [0, 1, 2, 3, 4, 5, 6, 7], "type": "box", "y": [1.785e-13, 1.278e-13, 1.551e-13, 1.484e-13, 1.521e-13, 1.62e-13, 1.552e-13, 1.685e-13]}, {"boxpoints": "all", "hovertemplate": "Epoch: %{text}<br>STD: %{y: .0f}", "line": {"width": 1}, "marker": {"size": 3}, "name": "MEG2441", "opacity": 0.7, "pointpos": 0, "text": [0, 1, 2, 3, 4, 5, 6, 7], "type": "box", "y": [1.371e-13, 1.052e-13, 1.273e-13, 1.318e-13, 1.299e-13, 1.286e-13, 1.189e-13, 1.575e-13]}, {"boxpoints": "all", "hovertemplate": "Epoch: %{text}<br>STD: %{y: .0f}", "line": {"width": 1}, "marker": {"size": 3}, "name": "MEG2511", "opacity": 0.7, "pointpos": 0, "text": [0, 1, 2, 3, 4, 5, 6, 7], "type": "box", "y": [2.083e-13, 1.297e-13, 1.525e-13, 1.41e-13, 1.868e-13, 1.88e-13, 1.648e-13, 2.089e-13]}, {"boxpoints": "all", "hovertemplate": "Epoch: %{text}<br>STD: %{y: .0f}", "line": {"width": 1}, "marker": {"size": 3}, "name": "MEG2521", "opacity": 0.7, "pointpos": 0, "text": [0, 1, 2, 3, 4, 5, 6, 7], "type": "box", "y": [1.788e-13, 1.252e-13, 1.345e-13, 1.365e-13, 1.494e-13, 1.774e-13, 1.351e-13, 1.996e-13]}, {"boxpoints": "all", "hovertemplate": "Epoch: %{text}<br>STD: %{y: .0f}", "line": {"width": 1}, "marker": {"size": 3}, "name": "MEG2531", "opacity": 0.7, "pointpos": 0, "text": [0, 1, 2, 3, 4, 5, 6, 7], "type": "box", "y": [1.451e-13, 1.477e-13, 1.457e-13, 1.736e-13, 1.592e-13, 1.624e-13, 1.597e-13, 1.966e-13]}, {"boxpoints": "all", "hovertemplate": "Epoch: %{text}<br>STD: %{y: .0f}", "line": {"width": 1}, "marker": {"size": 3}, "name": "MEG2541", "opacity": 0.7, "pointpos": 0, "text": [0, 1, 2, 3, 4, 5, 6, 7], "type": "box", "y": [1.521e-13, 1.563e-13, 1.828e-13, 1.881e-13, 1.724e-13, 1.717e-13, 1.758e-13, 1.969e-13]}, {"boxpoints": "all", "hovertemplate": "Epoch: %{text}<br>STD: %{y: .0f}", "line": {"width": 1}, "marker": {"size": 3}, "name": "MEG2611", "opacity": 0.7, "pointpos": 0, "text": [0, 1, 2, 3, 4, 5, 6, 7], "type": "box", "y": [1.241e-13, 1.378e-13, 1.149e-13, 1.043e-13, 1.201e-13, 1.063e-13, 1.223e-13, 1.21e-13]}, {"boxpoints": "all", "hovertemplate": "Epoch: %{text}<br>STD: %{y: .0f}", "line": {"width": 1}, "marker": {"size": 3}, "name": "MEG2621", "opacity": 0.7, "pointpos": 0, "text": [0, 1, 2, 3, 4, 5, 6, 7], "type": "box", "y": [1.503e-13, 1.362e-13, 1.413e-13, 1.743e-13, 1.685e-13, 1.755e-13, 1.512e-13, 1.671e-13]}, {"boxpoints": "all", "hovertemplate": "Epoch: %{text}<br>STD: %{y: .0f}", "line": {"width": 1}, "marker": {"size": 3}, "name": "MEG2631", "opacity": 0.7, "pointpos": 0, "text": [0, 1, 2, 3, 4, 5, 6, 7], "type": "box", "y": [1.389e-13, 1.304e-13, 1.211e-13, 1.576e-13, 1.487e-13, 1.585e-13, 1.396e-13, 1.641e-13]}, {"boxpoints": "all", "hovertemplate": "Epoch: %{text}<br>STD: %{y: .0f}", "line": {"width": 1}, "marker": {"size": 3}, "name": "MEG2641", "opacity": 0.7, "pointpos": 0, "text": [0, 1, 2, 3, 4, 5, 6, 7], "type": "box", "y": [1.274e-13, 1.18e-13, 1.1e-13, 1.008e-13, 1.193e-13, 1.093e-13, 1.152e-13, 1.179e-13]}], "layout": {"title": {"text": "STDs over epochs for Magnetometers", "x": 0.5, "xanchor": "center", "y": 0.85, "yanchor": "top"}, "xaxis": {"rangeslider": {"visible": true}, "tickmode": "array", "ticktext": ["MEG0111", "MEG0121", "MEG0131", "MEG0141", "MEG0211", "MEG0221", "MEG0231", "MEG0241", "MEG0311", "MEG0321", "MEG0331", "MEG0341", "MEG0411", "MEG0421", "MEG0431", "MEG0441", "MEG0511", "MEG0521", "MEG0531", "MEG0541", "MEG0611", "MEG0621", "MEG0631", "MEG0641", "MEG0711", "MEG0721", "MEG0731", "MEG0741", "MEG0811", "MEG0821", "MEG0911", "MEG0921", "MEG0931", "MEG0941", "MEG1011", "MEG1021", "MEG1031", "MEG1041", "MEG1111", "MEG1121", "MEG1131", "MEG1141", "MEG1211", "MEG1221", "MEG1231", "MEG1241", "MEG1311", "MEG1321", "MEG1331", "MEG1341", "MEG1411", "MEG1421", "MEG1431", "MEG1441", "MEG1511", "MEG1521", "MEG1531", "MEG1541", "MEG1611", "MEG1621", "MEG1631", "MEG1641", "MEG1711", "MEG1721", "MEG1731", "MEG1741", "MEG1811", "MEG1821", "MEG1831", "MEG1841", "MEG1911", "MEG1921", "MEG1931", "MEG1941", "MEG2011", "MEG2021", "MEG2031", "MEG2041", "MEG2111", "MEG2121", "MEG2131", "MEG2141", "MEG2211", "MEG2221", "MEG2231", "MEG2241", "MEG2311", "MEG2321", "MEG2331", "MEG2341", "MEG2411", "MEG2421", "MEG2431", "MEG2441", "MEG2511", "MEG2521", "MEG2531", "MEG2541", "MEG2611", "MEG2621", "MEG2631", "MEG2641"], "tickvals": [0, 1, 2, 3, 4, 5, 6, 7, 8, 9, 10, 11, 12, 13, 14, 15, 16, 17, 18, 19, 20, 21, 22, 23, 24, 25, 26, 27, 28, 29, 30, 31, 32, 33, 34, 35, 36, 37, 38, 39, 40, 41, 42, 43, 44, 45, 46, 47, 48, 49, 50, 51, 52, 53, 54, 55, 56, 57, 58, 59, 60, 61, 62, 63, 64, 65, 66, 67, 68, 69, 70, 71, 72, 73, 74, 75, 76, 77, 78, 79, 80, 81, 82, 83, 84, 85, 86, 87, 88, 89, 90, 91, 92, 93, 94, 95, 96, 97, 98, 99, 100, 101]}, "yaxis": {"exponentformat": "e", "showexponent": "all"}}}
